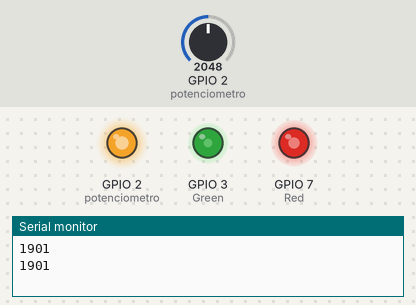
Bench run of a sketch on a simulated ESP32-S3. Shown: output pins drawn as LEDs (lit = HIGH), the last lines printed to the serial monitor. The inputs (shaded band) are chosen by the test bench; at power-on: GPIO 2 (potenciometro) = 2048.

Above: at 10.3 s.
10.4 s: GPIO 2 (potenciometro) set to 491
At 11.9 s:
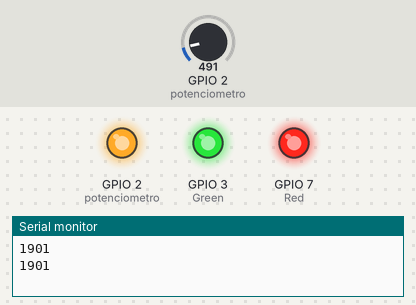
19.9 s: GPIO 2 (potenciometro) set to 0
At 20.4 s:
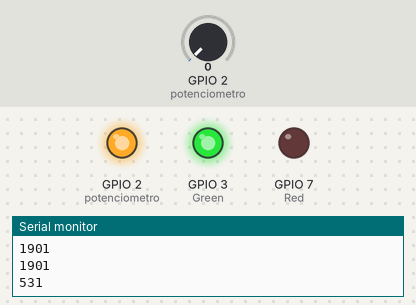
29.4 s: GPIO 2 (potenciometro) set to 1228
At 33.5 s:
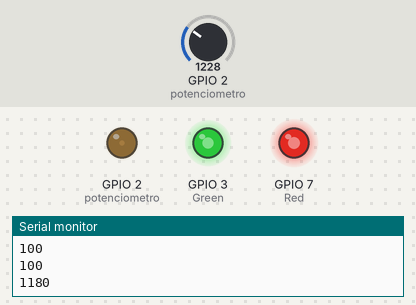
Timing chart, 0 to 44.9 s (numbered marks = the images above; inputs shaded):
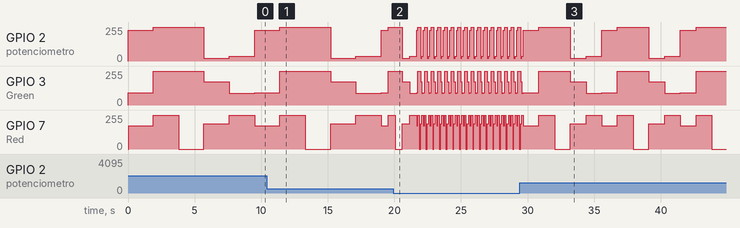

The sketch:

Practica_2_parte_II.ino
```cpp
/*
 * Fundacion Kinal
 * Centro educativo tecnico laboral Kinal
 * Electronica
 * Grado: Quinto
 * Sección: A
 * Curso: Taller de electronica digital y reparación de computadoras I
 * Nombre: Javier Andre Gonzalez Barrera
 * Carnet: 2019474
 * Proyecto: Practica #2
*/
#include <Ticker.h>

#define potenciometro A1
#define Red 7
#define Green 3
#define Blue 2


int luminosidad;
int pos;
int pausa;
int tiempo();
void RGB();
void ISR_lec();

Ticker ISR_pausa(ISR_lec, 1);

void setup()
{
  ISR_pausa.start();
  Serial.begin(9600);
  pinMode(Red, OUTPUT);
  pinMode(Green, OUTPUT);
  pinMode(Blue, OUTPUT);
  pinMode(potenciometro, INPUT);
}

void loop()
{
  RGB();
  ISR_pausa.update();
}

int tiempo()
{
  luminosidad = analogRead(potenciometro);
  pos = map(luminosidad, 0, 1023, 100, 1000);
  return pos;
}
 void ISR_lec()
 {
    pausa = tiempo();
    Serial.println(pausa);
 }

  void RGB()
{
//    R: 174 G: 92 B: 230
    analogWrite(Red, 174);
    analogWrite(Green, 92);
    analogWrite(Blue, 230);
    delay(pausa);

    //    R: 255 G: 255 B: 255
    analogWrite(Red, 255);
    analogWrite(Green, 255);
    analogWrite(Blue, 255);
    delay(pausa);

     //    R: 0 G: 255 B: 255
    analogWrite(Red, 0);
    analogWrite(Green, 255);
    analogWrite(Blue, 255);
    delay(pausa);

     //   R: 189 G: 174 B: 20
    analogWrite(Red, 189);
    analogWrite(Green, 174);
    analogWrite(Blue, 20);
    delay(pausa);

    //    R: 225 G: 87 B: 35
    analogWrite(Red, 255);
    analogWrite(Green, 87);
    analogWrite(Blue, 35);
    delay(pausa);
    }
```
